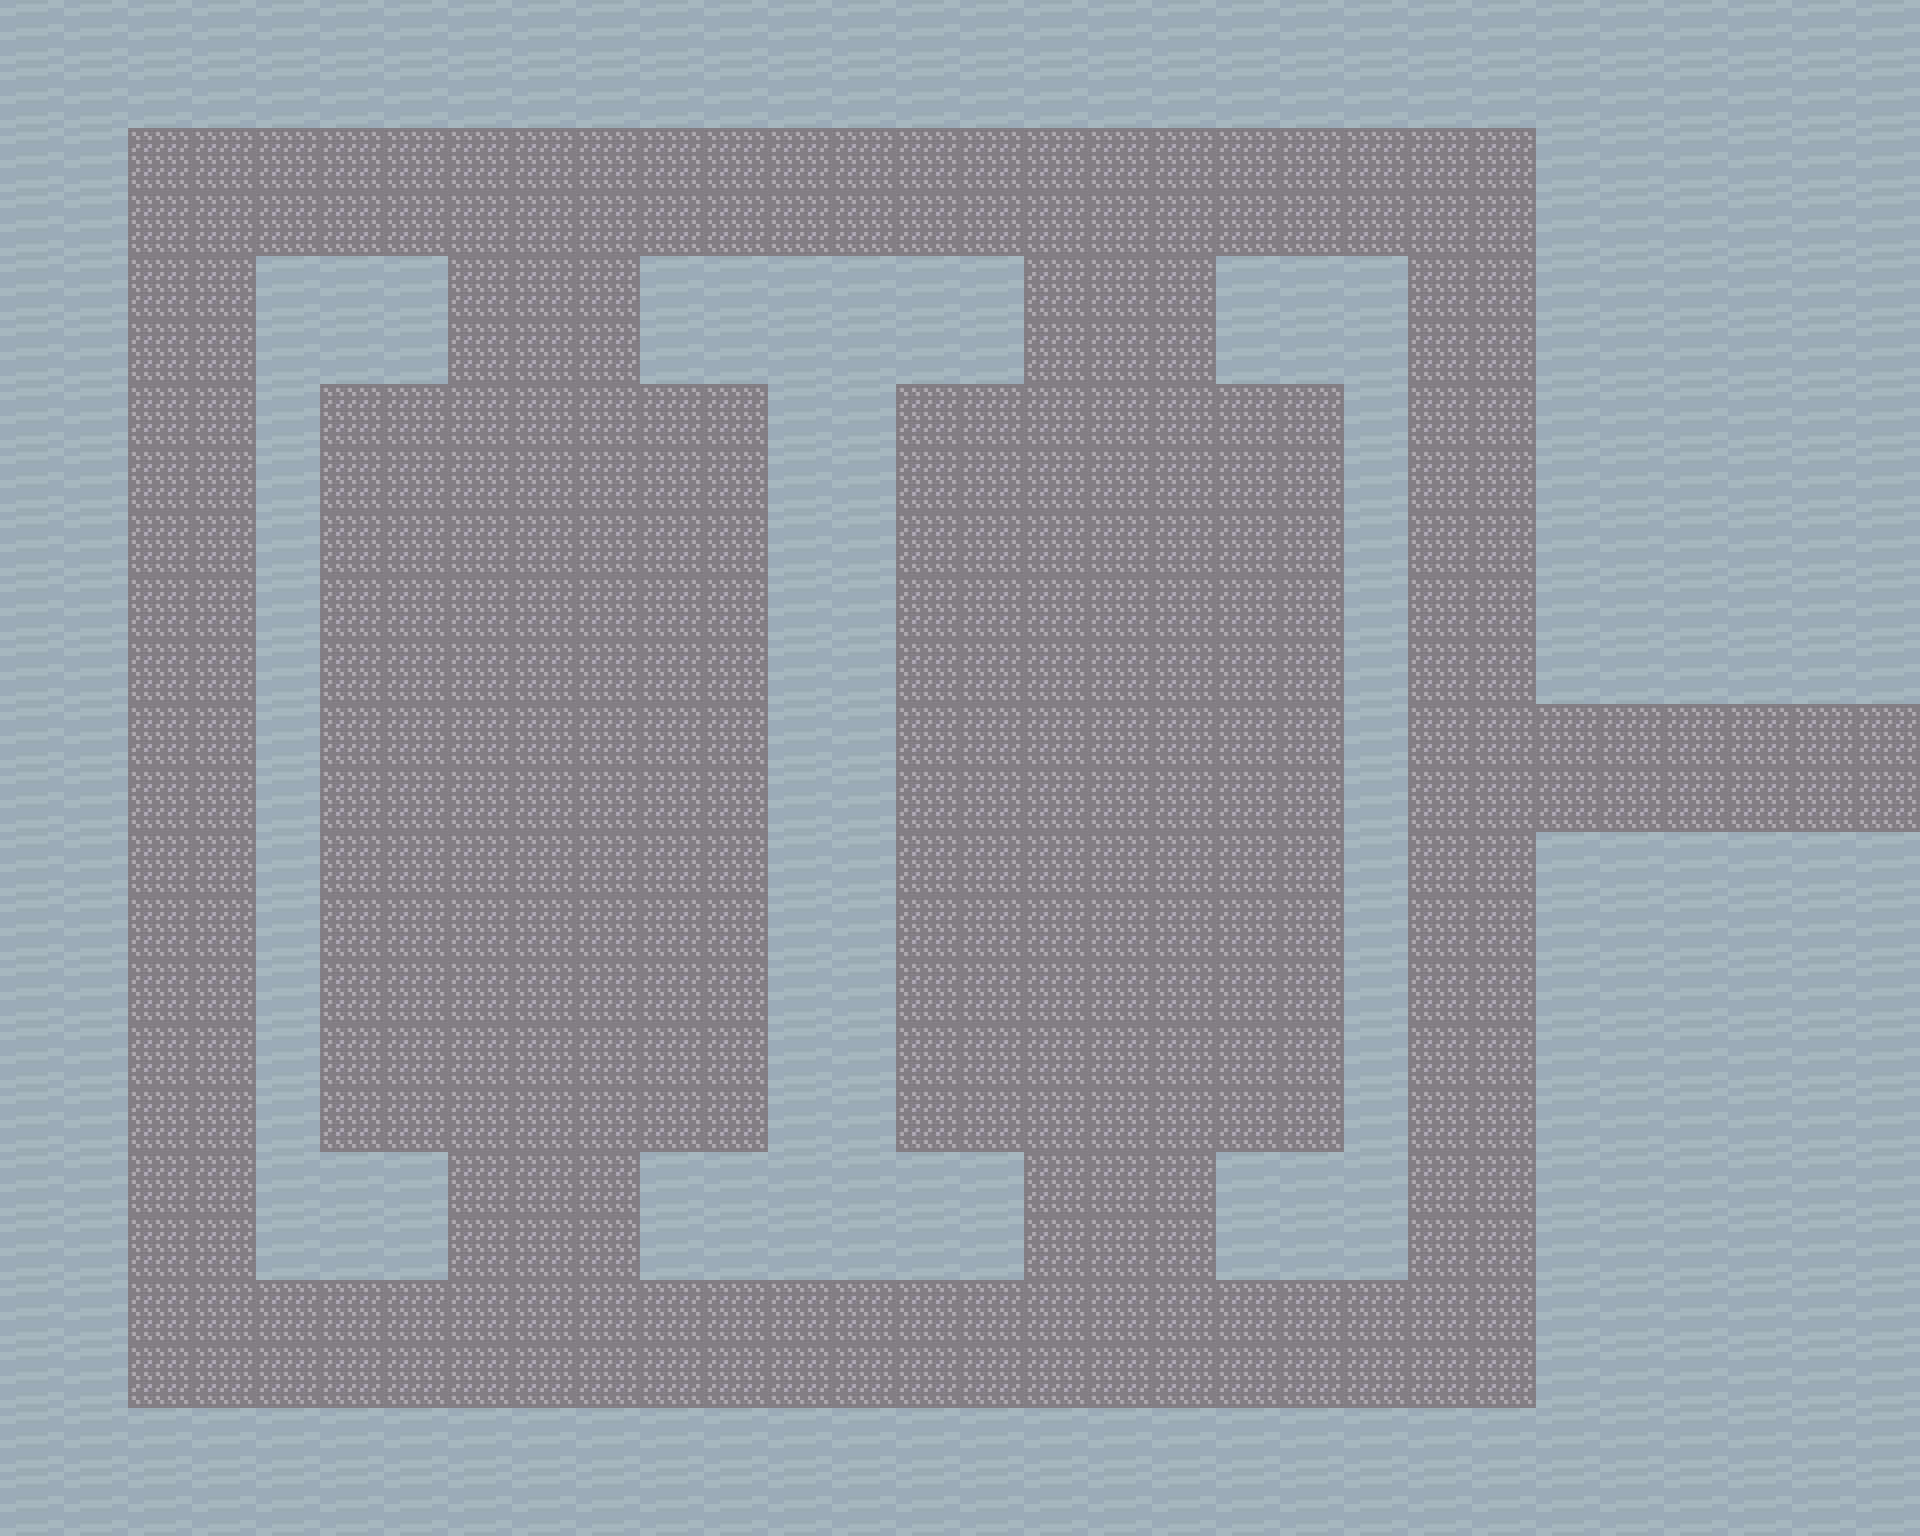

This game map was drawn from its Tiled (.tmx) file and the tilesets committed beside it. A one-line description and the full map source follow:
An orthogonal 30x24 tile map with 64x64 px tiles, 2 tile layers (Ground, Walls) and 14 objects.

<map version="1.10" tiledversion="1.11.2" orientation="orthogonal" renderorder="right-down" width="30" height="24" tilewidth="64" tileheight="64" infinite="0" nextlayerid="5" nextobjectid="15">
 <editorsettings>
  <export target="ship-topfloor.lua" format="lua" />
 </editorsettings>
 <tileset firstgid="1" name="CC_shipSheet_001" tilewidth="64" tileheight="64" tilecount="64" columns="8">
  <image source="../assets/sprites/CC_shipSheet_001.png" width="512" height="512" />
 </tileset>
 <layer id="1" name="Ground" width="30" height="24">
  <data encoding="csv">
0,0,0,0,0,0,0,0,0,0,0,0,0,0,0,0,0,0,0,0,0,0,0,0,0,0,0,0,0,0,
0,0,0,0,0,0,0,0,0,0,0,0,0,0,0,0,0,0,0,0,0,0,0,0,0,0,0,0,0,0,
0,0,9,9,9,9,9,9,9,9,9,9,9,9,9,9,9,9,9,9,9,9,9,9,0,0,0,0,0,0,
0,0,9,9,9,9,9,9,9,9,9,9,9,9,9,9,9,9,9,9,9,9,9,9,0,0,0,0,0,0,
0,0,9,9,0,0,0,9,9,9,0,0,0,0,0,0,9,9,9,0,0,0,9,9,0,0,0,0,0,0,
0,0,9,9,0,0,0,9,9,9,0,0,0,0,0,0,9,9,9,0,0,0,9,9,0,0,0,0,0,0,
0,0,9,9,0,9,9,9,9,9,9,9,0,0,9,9,9,9,9,9,9,0,9,9,0,0,0,0,0,0,
0,0,9,9,0,9,9,9,9,9,9,9,0,0,9,9,9,9,9,9,9,0,9,9,0,0,0,0,0,0,
0,0,9,9,0,9,9,9,9,9,9,9,0,0,9,9,9,9,9,9,9,0,9,9,0,0,0,0,0,0,
0,0,9,9,0,9,9,9,9,9,9,9,0,0,9,9,9,9,9,9,9,0,9,9,0,0,0,0,0,0,
0,0,9,9,0,9,9,9,9,9,9,9,0,0,9,9,9,9,9,9,9,0,9,9,0,0,0,0,0,0,
0,0,9,9,0,9,9,9,9,9,9,9,0,0,9,9,9,9,9,9,9,0,9,9,9,9,9,9,9,9,
0,0,9,9,0,9,9,9,9,9,9,9,0,0,9,9,9,9,9,9,9,0,9,9,9,9,9,9,9,9,
0,0,9,9,0,9,9,9,9,9,9,9,0,0,9,9,9,9,9,9,9,0,9,9,0,0,0,0,0,0,
0,0,9,9,0,9,9,9,9,9,9,9,0,0,9,9,9,9,9,9,9,0,9,9,0,0,0,0,0,0,
0,0,9,9,0,9,9,9,9,9,9,9,0,0,9,9,9,9,9,9,9,0,9,9,0,0,0,0,0,0,
0,0,9,9,0,9,9,9,9,9,9,9,0,0,9,9,9,9,9,9,9,0,9,9,0,0,0,0,0,0,
0,0,9,9,0,9,9,9,9,9,9,9,0,0,9,9,9,9,9,9,9,0,9,9,0,0,0,0,0,0,
0,0,9,9,0,0,0,9,9,9,0,0,0,0,0,0,9,9,9,0,0,0,9,9,0,0,0,0,0,0,
0,0,9,9,0,0,0,9,9,9,0,0,0,0,0,0,9,9,9,0,0,0,9,9,0,0,0,0,0,0,
0,0,9,9,9,9,9,9,9,9,9,9,9,9,9,9,9,9,9,9,9,9,9,9,0,0,0,0,0,0,
0,0,9,9,9,9,9,9,9,9,9,9,9,9,9,9,9,9,9,9,9,9,9,9,0,0,0,0,0,0,
0,0,0,0,0,0,0,0,0,0,0,0,0,0,0,0,0,0,0,0,0,0,0,0,0,0,0,0,0,0,
0,0,0,0,0,0,0,0,0,0,0,0,0,0,0,0,0,0,0,0,0,0,0,0,0,0,0,0,0,0
</data>
 </layer>
 <layer id="2" name="Walls" width="30" height="24">
  <data encoding="csv">
2,2,2,2,2,2,2,2,2,2,2,2,2,2,2,2,2,2,2,2,2,2,2,2,2,2,2,2,2,2,
2,2,2,2,2,2,2,2,2,2,2,2,2,2,2,2,2,2,2,2,2,2,2,2,2,2,2,2,2,2,
2,2,0,0,0,0,0,0,0,0,0,0,0,0,0,0,0,0,0,0,0,0,0,0,2,2,2,2,2,2,
2,2,0,0,0,0,0,0,0,0,0,0,0,0,0,0,0,0,0,0,0,0,0,0,2,2,2,2,2,2,
2,2,0,0,2,2,2,0,0,0,2,2,2,2,2,2,0,0,0,2,2,2,0,0,2,2,2,2,2,2,
2,2,0,0,2,2,2,0,0,0,2,2,2,2,2,2,0,0,0,2,2,2,0,0,2,2,2,2,2,2,
2,2,0,0,2,0,0,0,0,0,0,0,2,2,0,0,0,0,0,0,0,2,0,0,2,2,2,2,2,2,
2,2,0,0,2,0,0,0,0,0,0,0,2,2,0,0,0,0,0,0,0,2,0,0,2,2,2,2,2,2,
2,2,0,0,2,0,0,0,0,0,0,0,2,2,0,0,0,0,0,0,0,2,0,0,2,2,2,2,2,2,
2,2,0,0,2,0,0,0,0,0,0,0,2,2,0,0,0,0,0,0,0,2,0,0,2,2,2,2,2,2,
2,2,0,0,2,0,0,0,0,0,0,0,2,2,0,0,0,0,0,0,0,2,0,0,2,2,2,2,2,2,
2,2,0,0,2,0,0,0,0,0,0,0,2,2,0,0,0,0,0,0,0,2,0,0,0,0,0,0,0,0,
2,2,0,0,2,0,0,0,0,0,0,0,2,2,0,0,0,0,0,0,0,2,0,0,0,0,0,0,0,0,
2,2,0,0,2,0,0,0,0,0,0,0,2,2,0,0,0,0,0,0,0,2,0,0,2,2,2,2,2,2,
2,2,0,0,2,0,0,0,0,0,0,0,2,2,0,0,0,0,0,0,0,2,0,0,2,2,2,2,2,2,
2,2,0,0,2,0,0,0,0,0,0,0,2,2,0,0,0,0,0,0,0,2,0,0,2,2,2,2,2,2,
2,2,0,0,2,0,0,0,0,0,0,0,2,2,0,0,0,0,0,0,0,2,0,0,2,2,2,2,2,2,
2,2,0,0,2,0,0,0,0,0,0,0,2,2,0,0,0,0,0,0,0,2,0,0,2,2,2,2,2,2,
2,2,0,0,2,2,2,0,0,0,2,2,2,2,2,2,0,0,0,2,2,2,0,0,2,2,2,2,2,2,
2,2,0,0,2,2,2,0,0,0,2,2,2,2,2,2,0,0,0,2,2,2,0,0,2,2,2,2,2,2,
2,2,0,0,0,0,0,0,0,0,0,0,0,0,0,0,0,0,0,0,0,0,0,0,2,2,2,2,2,2,
2,2,0,0,0,0,0,0,0,0,0,0,0,0,0,0,0,0,0,0,0,0,0,0,2,2,2,2,2,2,
2,2,2,2,2,2,2,2,2,2,2,2,2,2,2,2,2,2,2,2,2,2,2,2,2,2,2,2,2,2,
2,2,2,2,2,2,2,2,2,2,2,2,2,2,2,2,2,2,2,2,2,2,2,2,2,2,2,2,2,2
</data>
 </layer>
 <objectgroup id="3" name="Hitboxes">
  <object id="1" x="0" y="0" width="1536" height="128" />
  <object id="2" x="0" y="1408" width="1536" height="128" />
  <object id="3" x="0" y="128" width="128" height="1280" />
  <object id="4" x="1536" y="0" width="384" height="704" />
  <object id="5" x="1536" y="832" width="384" height="704" />
  <object id="6" x="256" y="256" width="192" height="128" />
  <object id="7" x="256" y="1152" width="192" height="128" />
  <object id="8" x="640" y="1152" width="384" height="128" />
  <object id="9" x="640" y="256" width="384" height="128" />
  <object id="10" x="1216" y="256" width="192" height="128" />
  <object id="11" x="1216" y="1152" width="192" height="128" />
  <object id="12" x="1344" y="384" width="64" height="768" />
  <object id="13" x="256" y="384" width="64" height="768" />
 </objectgroup>
 <objectgroup id="4" name="RoomSwap">
  <object id="14" x="1856" y="704" width="64" height="128">
   <properties>
    <property name="RoomFilename" value="rooms/ship-stairs.lua" />
    <property name="targetX" type="int" value="448" />
    <property name="targetY" type="int" value="448" />
   </properties>
  </object>
 </objectgroup>
</map>
